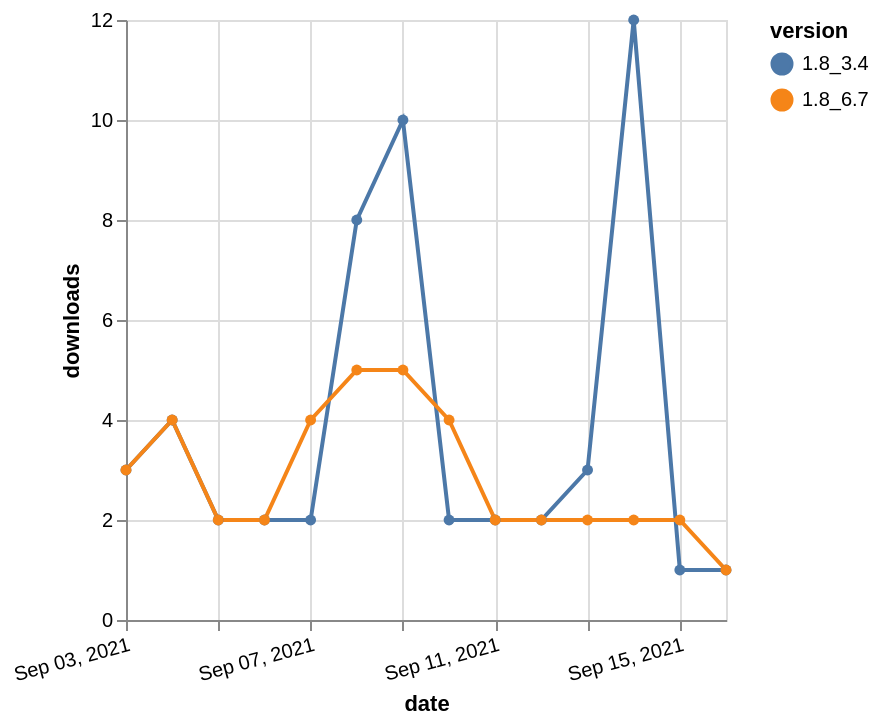

Vega-Lite specification for this chart:
### Vega-Lite specification from a JSON file in a GitHub repository (floating-point values rounded to 4 significant figures)
{"$schema": "https://vega.github.io/schema/vega-lite/v5.json", "description": "A simple bar chart with embedded data.", "data": {"values": [{"date": "2021-09-03", "total": 2810, "delta": 3, "version": "1.8_3.4"}, {"date": "2021-09-04", "total": 2814, "delta": 4, "version": "1.8_3.4"}, {"date": "2021-09-05", "total": 2816, "delta": 2, "version": "1.8_3.4"}, {"date": "2021-09-06", "total": 2818, "delta": 2, "version": "1.8_3.4"}, {"date": "2021-09-07", "total": 2820, "delta": 2, "version": "1.8_3.4"}, {"date": "2021-09-08", "total": 2828, "delta": 8, "version": "1.8_3.4"}, {"date": "2021-09-09", "total": 2838, "delta": 10, "version": "1.8_3.4"}, {"date": "2021-09-10", "total": 2840, "delta": 2, "version": "1.8_3.4"}, {"date": "2021-09-11", "total": 2842, "delta": 2, "version": "1.8_3.4"}, {"date": "2021-09-12", "total": 2844, "delta": 2, "version": "1.8_3.4"}, {"date": "2021-09-13", "total": 2847, "delta": 3, "version": "1.8_3.4"}, {"date": "2021-09-14", "total": 2859, "delta": 12, "version": "1.8_3.4"}, {"date": "2021-09-15", "total": 2860, "delta": 1, "version": "1.8_3.4"}, {"date": "2021-09-16", "total": 2861, "delta": 1, "version": "1.8_3.4"}, {"date": "2021-09-03", "total": 220, "delta": 3, "version": "1.8_6.7"}, {"date": "2021-09-04", "total": 224, "delta": 4, "version": "1.8_6.7"}, {"date": "2021-09-05", "total": 226, "delta": 2, "version": "1.8_6.7"}, {"date": "2021-09-06", "total": 228, "delta": 2, "version": "1.8_6.7"}, {"date": "2021-09-07", "total": 232, "delta": 4, "version": "1.8_6.7"}, {"date": "2021-09-08", "total": 237, "delta": 5, "version": "1.8_6.7"}, {"date": "2021-09-09", "total": 242, "delta": 5, "version": "1.8_6.7"}, {"date": "2021-09-10", "total": 246, "delta": 4, "version": "1.8_6.7"}, {"date": "2021-09-11", "total": 248, "delta": 2, "version": "1.8_6.7"}, {"date": "2021-09-12", "total": 250, "delta": 2, "version": "1.8_6.7"}, {"date": "2021-09-13", "total": 252, "delta": 2, "version": "1.8_6.7"}, {"date": "2021-09-14", "total": 254, "delta": 2, "version": "1.8_6.7"}, {"date": "2021-09-15", "total": 256, "delta": 2, "version": "1.8_6.7"}, {"date": "2021-09-16", "total": 257, "delta": 1, "version": "1.8_6.7"}]}, "width": "container", "mark": {"type": "line", "point": {"filled": true}}, "encoding": {"x": {"field": "date", "type": "temporal", "timeUnit": "yearmonthdate", "title": "date", "axis": {"labelAngle": -15}}, "y": {"field": "delta", "type": "quantitative", "title": "downloads"}, "color": {"field": "version", "type": "nominal"}, "tooltip": {"field": "delta"}}}
